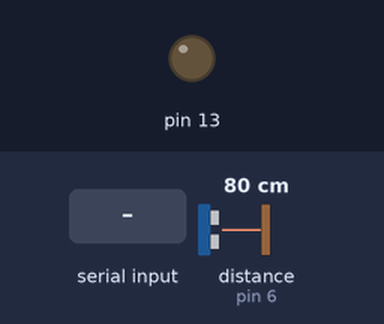
This sketch was run on a simulated Arduino Uno, built with avr-gcc and run on an emulated ATmega328P. Shown: output pins drawn as LEDs (lit = HIGH). Wiring (inferred from the names in the program): ultrasonic range finder: trigger pin 7; echo pin 6. The test bench sets the inputs (shaded band); at power-on: distance to the obstacle (sensor on pin 6) 80 cm. The echo pulse lasts 58.3 µs per cm; pins used as bus, display or sensor lines are not drawn; what the sketch prints to the serial monitor is not drawn.

Above: at 1.2 s.
1.3 s: "Y" received over the second serial link
At 2.3 s:
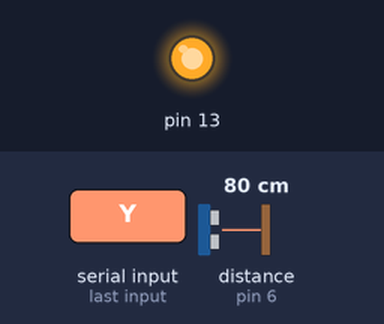
2.8 s: distance to the obstacle (sensor on pin 6) set to 12 cm
4.3 s: distance to the obstacle (sensor on pin 6) set to 9 cm
At 5.2 s:
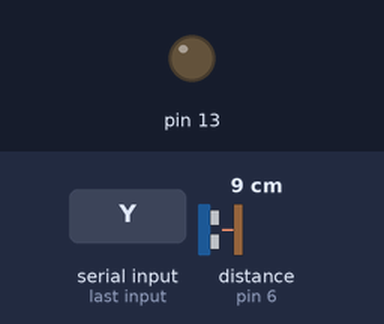
5.8 s: distance to the obstacle (sensor on pin 6) set to 60 cm
At 7.0 s:
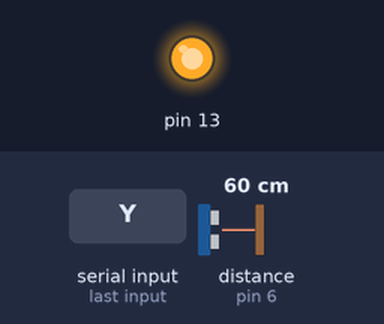
7.3 s: "N" received over the second serial link
At 8.0 s:
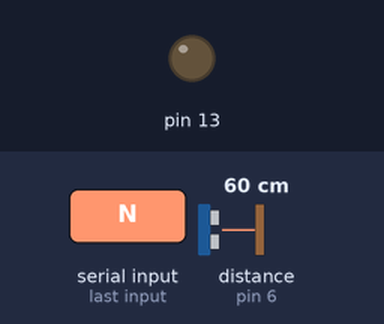
Timing chart, 0 to 10.3 s (numbered marks = the images above; inputs shaded):
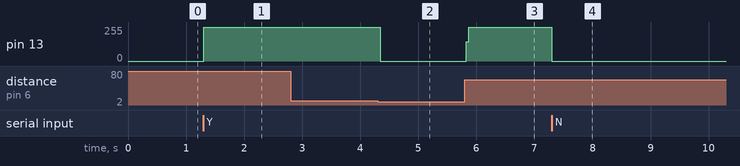

The sketch:

sketch_oct20a.ino
```cpp
char inChar;
char Char;
#include <SoftwareSerial.h>

SoftwareSerial SerialBT(2, 3); // TX, RX
const int trigPin = 7;
const int echoPin = 6;

void setup() {
  Serial.begin(19200);
  while (!Serial) {
    ; // wait for serial port to connect. Needed for native USB port only
  }
  SerialBT.begin(9600);

  pinMode(trigPin, OUTPUT);
  pinMode(echoPin, INPUT);
  pinMode(13, OUTPUT);
  digitalWrite(13, LOW);
}

void loop() {
  long duration, distance;

  digitalWrite(trigPin, LOW);
  delayMicroseconds(2);
  digitalWrite(trigPin, HIGH);
  delayMicroseconds(10);
  digitalWrite(trigPin, LOW);

  duration = pulseIn(echoPin, HIGH);
  distance = duration / 58;

  if (SerialBT.available()) {
    inChar = SerialBT.read();
    Serial.write(inChar);
  }

  if (inChar == 'Y') {
    digitalWrite(13, HIGH);
  }

  if (distance < 10) {
    digitalWrite(13, LOW);
  } else if (inChar == 'N') {
    digitalWrite(13, LOW);
  }

  Serial.print(distance);
  Serial.println(" cm");
}
```

Measured:
- the behaviour switches between 11 and 10 cm on distance to the obstacle (sensor on pin 6) (found by bisection; images 1 and 2)
- after the input at 1.3 s, pin 13: 0/255 → 255/255 at once
- after the input at 4.3 s, pin 13: 255/255 → 0/255 after 0.05 s
- after the input at 5.8 s, pin 13: 0/255 → 255/255 at once
- after the input at 7.3 s, pin 13: 255/255 → 0/255 at once
